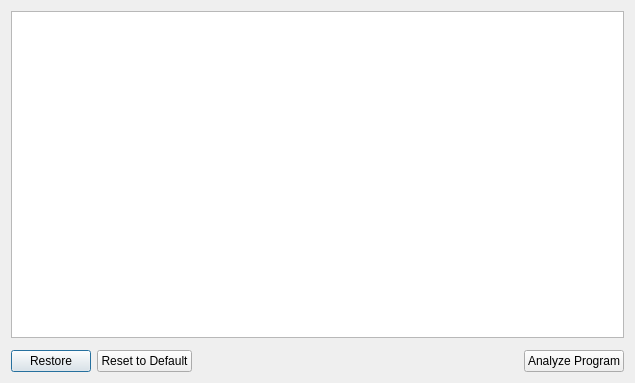
<?xml version="1.0" encoding="UTF-8"?>
<ui version="4.0">
 <class>RizinConfigOptionsWidget</class>
 <widget class="QDialog" name="RizinConfigOptionsWidget">
  <property name="geometry">
   <rect>
    <x>0</x>
    <y>0</y>
    <width>635</width>
    <height>383</height>
   </rect>
  </property>
  <property name="windowTitle">
   <string>Dialog</string>
  </property>
  <layout class="QVBoxLayout" name="verticalLayout">
   <item>
    <widget class="CutterTreeView" name="treeView"/>
   </item>
   <item>
    <layout class="QHBoxLayout" name="horizontalLayout" stretch="9">
     <item>
      <widget class="ComboQuickFilterView" name="comboQuickFilter" native="true"/>
     </item>
    </layout>
   </item>
   <item>
    <layout class="QHBoxLayout" name="horizontalLayout_2">
     <item>
      <widget class="QPushButton" name="restoreBtn">
       <property name="toolTip">
        <string>Undo changes for selected items</string>
       </property>
       <property name="text">
        <string>Restore</string>
       </property>
      </widget>
     </item>
     <item>
      <widget class="QPushButton" name="defaultBtn">
       <property name="enabled">
        <bool>true</bool>
       </property>
       <property name="toolTip">
        <string>Reset all items to default values</string>
       </property>
       <property name="text">
        <string>Reset to Default</string>
       </property>
      </widget>
     </item>
     <item>
      <spacer name="horizontalSpacer">
       <property name="orientation">
        <enum>Qt::Orientation::Horizontal</enum>
       </property>
       <property name="sizeHint" stdset="0">
        <size>
         <width>40</width>
         <height>20</height>
        </size>
       </property>
      </spacer>
     </item>
     <item>
      <widget class="QPushButton" name="analyzeBtn">
       <property name="toolTip">
        <string>Re-analyze the entire binary</string>
       </property>
       <property name="text">
        <string>Analyze Program</string>
       </property>
      </widget>
     </item>
    </layout>
   </item>
  </layout>
 </widget>
 <customwidgets>
  <customwidget>
   <class>CutterTreeView</class>
   <extends>QTreeView</extends>
   <header>CutterTreeView.h</header>
  </customwidget>
  <customwidget>
   <class>ComboQuickFilterView</class>
   <extends>QWidget</extends>
   <header>ComboQuickFilterView.h</header>
   <container>1</container>
  </customwidget>
 </customwidgets>
 <resources/>
 <connections/>
</ui>
